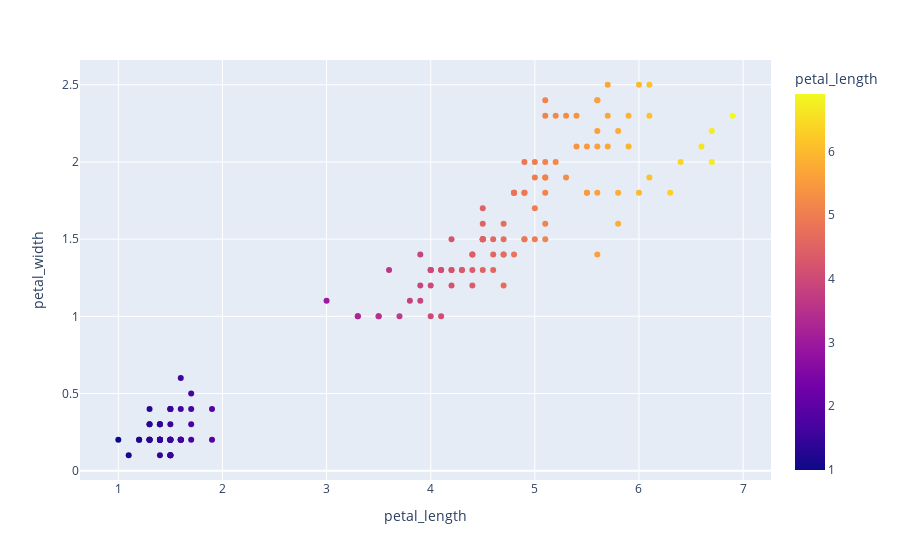

Source (notebook cell):
### Markdown cell above
### **Continous Color Scales**
Recomendations:
  - agsunset
  - blues/magenta/teal (linear)
  - rdbu (contra)

### Code cell
df = px.data.iris()
display(df)
fig = px.scatter(df,x='petal_length',y='petal_width',
                 color='petal_length') #menyesuaikan dengan tipe data fitur yang digunakan pada attr. color jika discrete maka discrete jika continous maka continous
fig.show()

### Figure 1 — Plotly figure (JSON) as saved in the notebook; plotly's stock layout.template omitted (floating-point values rounded to 4 significant figures; data arrays with more than 128 entries replaced by an {"elided": "..."} marker saying what was removed)
{"data": [{"hovertemplate": "petal_length=%{marker.color}<br>petal_width=%{y}<extra></extra>", "legendgroup": "", "marker": {"color": {"elided": "150 float values"}, "coloraxis": "coloraxis", "symbol": "circle"}, "mode": "markers", "name": "", "orientation": "v", "showlegend": false, "type": "scatter", "x": {"elided": "150 float values"}, "xaxis": "x", "y": {"elided": "150 float values"}, "yaxis": "y"}], "layout": {"coloraxis": {"colorbar": {"title": {"text": "petal_length"}}, "colorscale": [[0, "#0d0887"], [0.1111, "#46039f"], [0.2222, "#7201a8"], [0.3333, "#9c179e"], [0.4444, "#bd3786"], [0.5556, "#d8576b"], [0.6667, "#ed7953"], [0.7778, "#fb9f3a"], [0.8889, "#fdca26"], [1, "#f0f921"]]}, "legend": {"tracegroupgap": 0}, "margin": {"t": 60}, "xaxis": {"anchor": "y", "domain": [0, 1], "title": {"text": "petal_length"}}, "yaxis": {"anchor": "x", "domain": [0, 1], "title": {"text": "petal_width"}}}}
